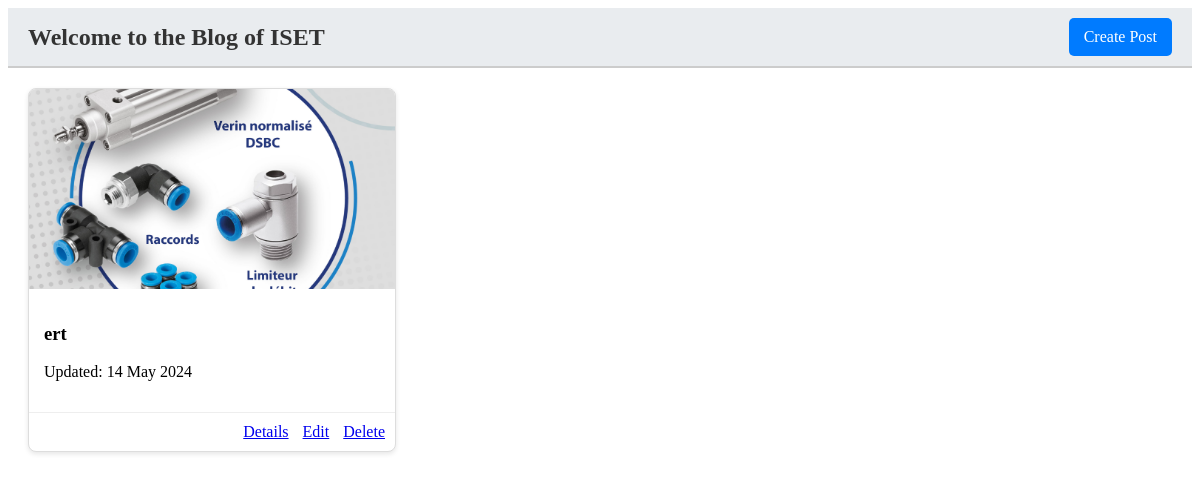
Screenshot of /blog/ with the database file from the repository.
### blog/models.py (models this page shows, shortened)
class Post(models.Model):
    title = models.CharField(max_length=200, unique=True)
    slug = models.SlugField(max_length=200, unique=True)
    author = models.ForeignKey(User, on_delete=models.CASCADE, related_name='blog_posts')
    updated_on = models.DateTimeField(auto_now=True)
    content = models.TextField()
    created_on = models.DateTimeField(auto_now_add=True)
    status = models.IntegerField(choices=STATUS, default=0)
    image = models.ImageField(upload_to='posts/', blank=True, null=True)
    class Meta:
        ordering = ['-created_on']

### blog/views.py (the view)
# urls.py: path('', home, name='home'),
def home(request):
    posts = Post.objects.all().order_by('-created_on')
    return render(request, 'home.html', {'posts': posts})

### blog/templates/home.html (shortened to what this page needs)
{% load static %}
{% block styles %}
<link rel="stylesheet" href="https://cdnjs.cloudflare.com/ajax/libs/font-awesome/6.4.2/css/all.min.css"/>
{% endblock %}
{% block content %}
<div class="navbar">
  <h1>Welcome to the Blog of ISET</h1>
  <a href="{% url 'post_new' %}" class="btn-postuler">Create Post</a>
</div>
<div class="card-container">
  {% for post in posts %}
  <div class="card">
    {% if post.image %}
    <img src="{{ post.image.url }}" alt="{{ post.title }}">
    {% endif %}
    <div class="card-content">
      <h3>{{ post.title }}</h3>
      <p>Updated: {{ post.updated_on|date:"d M Y" }}</p>
    </div>
    <div class="card-actions">
      <a href="{% url 'post_detail' pk=post.pk %}">Details</a>
      <a href="{% url 'post_edit' pk=post.pk %}">Edit</a>
      <a href="{% url 'post_delete' pk=post.pk %}">Delete</a>
    </div>
  </div>
  {% empty %}
  <p>No posts available.</p>
  {% endfor %}
</div>
{% endblock %}

### blog/templates/home.html (style rules this page uses)
.navbar { background-color: #e9ecef; padding: 10px 20px; display: flex; justify-content: space-between; align-items: center; border-bottom: 2px solid #ccc; }
.navbar h1 { margin: 0; font-size: 24px; color: #333; }
.btn-postuler { background-color: #007bff; color: white; padding: 10px 15px; text-decoration: none; border: none; border-radius: 5px; cursor: pointer; }
.card-container { display: grid; grid-template-columns: repeat(auto-fill, minmax(300px, 1fr)); grid-gap: 20px; padding: 20px; }
.card { background: #ffffff; border: 1px solid #ddd; border-radius: 8px; overflow: hidden; box-shadow: 0 2px 5px rgba(0,0,0,0.1); }
.card img { width: 100%; height: 200px; object-fit: cover; }
.card-content { padding: 15px; }
.card-actions { padding: 10px; text-align: right; border-top: 1px solid #eee; }
.card-actions a { margin-left: 10px; }

### rows the page displays
Post: image (picture), title "ert", updated_on "14 May 2024"
